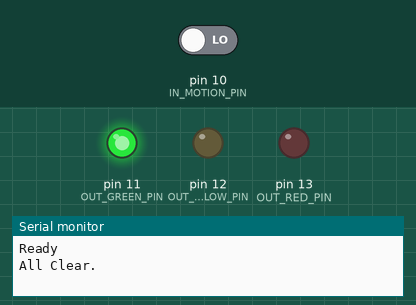
Recording of a sketch running on a simulated Arduino Uno, built with avr-gcc and run on an emulated ATmega328P. Shown: output pins drawn as LEDs (lit = HIGH), the last lines printed to the serial monitor. The inputs (shaded band) are chosen by the test bench; at power-on: pin 10 (IN_MOTION_PIN) LOW.

Above: at 1.2 s.
1.3 s: pin 10 (IN_MOTION_PIN) driven HIGH
At 1.8 s:
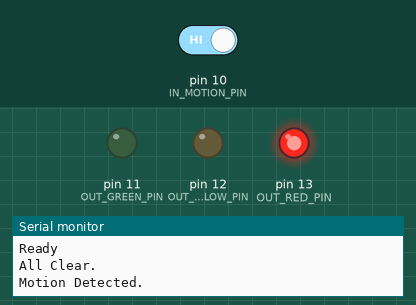
2.8 s: pin 10 (IN_MOTION_PIN) driven LOW
At 4.2 s:
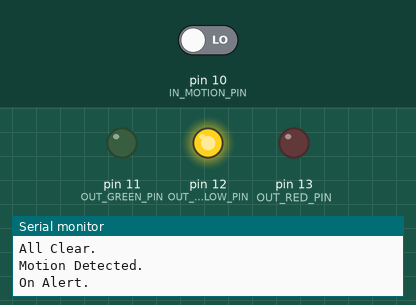
Timing chart, 0 to 8.3 s (numbered marks = the images above; inputs shaded):
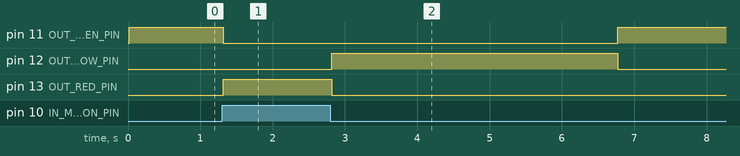

Measured:
- after the input at 1.3 s, pin 11 (OUT_GREEN_PIN): HIGH → LOW at once; pin 13 (OUT_RED_PIN): LOW → HIGH at once
- after the input at 2.8 s, pin 11 (OUT_GREEN_PIN): LOW → HIGH after 4.0 s; pin 12 (OUT_YELLOW_PIN): LOW → HIGH at once, → LOW 4.0 s later; pin 13 (OUT_RED_PIN): HIGH → LOW at once

The sketch:

MotionController.ino
```cpp
#include <DallasTemperature.h>

///////////////////////// Pins
const int OUT_RED_PIN = 13;
const int OUT_YELLOW_PIN = 12;
const int OUT_GREEN_PIN = 11;
const int IN_MOTION_PIN = 10;
const int IO_TEMPERATURE_PIN = 9;

///////////////////////// Delays
const unsigned long MOTION_DELAY = 4000;
const unsigned long TEMPERATURE_DELAY = 15000;

///////////////////////// Motion
const byte STATE_MOTION_UNDEFINED = 0;
const byte STATE_MOTION_NOT_DETECTED = 1;
const byte STATE_MOTION_WAITING = 2;
const byte STATE_MOTION_DETECTED = 3;

unsigned long yellowOff = 0;
byte motionState = STATE_MOTION_UNDEFINED;

void initializeMotion() {
    pinMode(IN_MOTION_PIN, INPUT);
    pinMode(OUT_RED_PIN, OUTPUT);
    pinMode(OUT_YELLOW_PIN, OUTPUT);
    pinMode(OUT_GREEN_PIN, OUTPUT);

    digitalWrite(OUT_RED_PIN, LOW);
    digitalWrite(OUT_YELLOW_PIN, LOW);
    digitalWrite(OUT_GREEN_PIN, LOW);
}

void detectMotion(unsigned long now) {
    boolean motionDetected = (digitalRead(IN_MOTION_PIN) == HIGH);

    if (motionDetected) {
        // motion
        yellowOff = now + MOTION_DELAY;

        if (motionState != STATE_MOTION_DETECTED) {
            motionState = STATE_MOTION_DETECTED;
            Serial.println("Motion Detected.");
            // turn off green light and turn on red
            digitalWrite(OUT_RED_PIN, HIGH);
            digitalWrite(OUT_YELLOW_PIN, LOW);
            digitalWrite(OUT_GREEN_PIN, LOW);
        }
    }
    else {
        // no motion
        digitalWrite(OUT_RED_PIN, LOW);
        if (now < yellowOff) {
            if (motionState != STATE_MOTION_WAITING) {
                motionState = STATE_MOTION_WAITING;
                Serial.println("On Alert.");
                // turn on yellow light
                digitalWrite(OUT_YELLOW_PIN, HIGH);
                digitalWrite(OUT_GREEN_PIN, LOW);
            }
        }
        else {
            if (motionState != STATE_MOTION_NOT_DETECTED) {
                motionState = STATE_MOTION_NOT_DETECTED;
                Serial.println("All Clear.");
                // turn off yellow light, and turn on green
                digitalWrite(OUT_YELLOW_PIN, LOW);
                digitalWrite(OUT_GREEN_PIN, HIGH);
            }
        }
    }
}

///////////////////////// Temperature and Humidity
OneWire oneWire(IO_TEMPERATURE_PIN);
DallasTemperature sensors(&oneWire);

void initializeThermastor() {
  sensors.begin();
}

double lastMeasuredTemperature = 0.0;
unsigned long nextCheck = TEMPERATURE_DELAY;

void detectTemperature(unsigned long now) {
    if (now <= nextCheck)
    {
        return; // Not time to check yet
    }
    nextCheck = now + TEMPERATURE_DELAY;

    sensors.requestTemperatures();
    float degreesFarenheit = sensors.getTempFByIndex(0);

    if (lastMeasuredTemperature != degreesFarenheit) {
        Serial.print("Temperature: ");
        Serial.print(degreesFarenheit);
        Serial.println("F.");
        lastMeasuredTemperature = degreesFarenheit;
    }
}

///////////////////////// Arduino
void setup() {
    Serial.begin(9600);

    initializeMotion();
    initializeThermastor();

    Serial.println("Ready");
}

void loop() {
    unsigned long now = millis();

    detectMotion(now);
    detectTemperature(now);

    delay(50);
}
```
